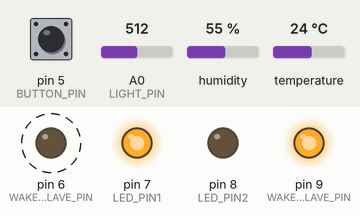
The sketch below on a simulated Arduino Uno, built with avr-gcc and run on an emulated ATmega328P. Shown: output pins drawn as LEDs (lit = HIGH). Dashed ring = blinking. Inputs (shaded band) come from the test bench; at power-on: humidity 55 %, A0 (LIGHT_PIN) = 512, pin 5 (BUTTON_PIN) HIGH, temperature 24 °C. What the sketch prints to the serial monitor is not drawn.

Above: at 10.96 s.
11.4 s: humidity set to 52 %
15.9 s: humidity set to 49 %
At 18.3 s:
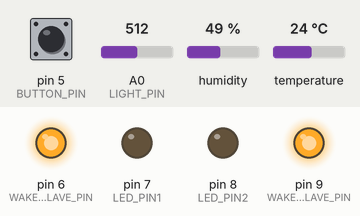
19.2 s: A0 (LIGHT_PIN) set to 7
21.3 s: A0 (LIGHT_PIN) set to 4
At 22.62 s:
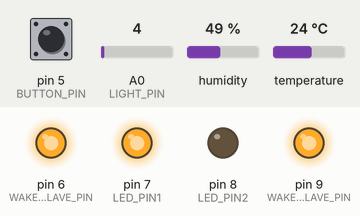
25.5 s: pin 5 (BUTTON_PIN) pulled LOW for 3.2 s
At 29.7 s:
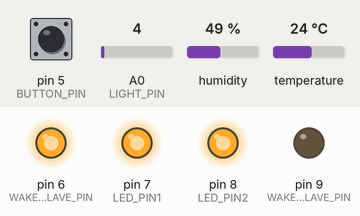
30.2 s: A0 (LIGHT_PIN) set to 20
At 33.16 s:
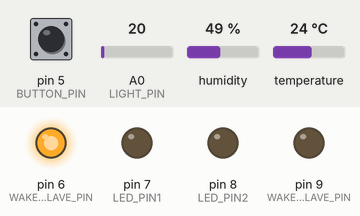
Timing chart, 0 to 34.9 s (numbered marks = the images above; inputs shaded):
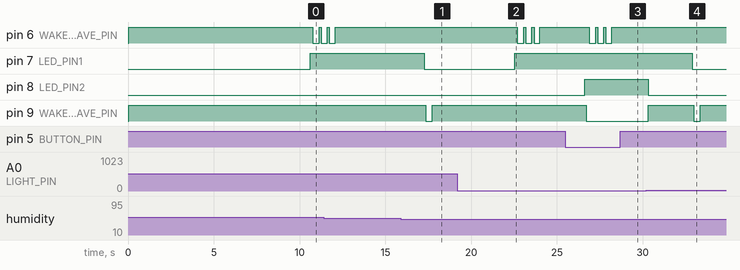

The sketch:

master_proteus.ino
```cpp
#include <Wire.h>
#include <DHT.h>
#include <SoftwareSerial.h>

// =========== Pin Definitions ============
#define DHTPIN 12
#define DHTTYPE DHT11
#define LED_PIN1 7
#define LED_PIN2 8
#define BUTTON_PIN 5           // Simulates car detection
#define WAKE_SLAVE_PIN 6
#define WAKE_COMMAND_SLAVE_PIN 9
#define LIGHT_PIN A0           // Potentiometer for light simulation
#define SOFT_TX 11
#define SOFT_RX 10

DHT dht(DHTPIN, DHTTYPE);

SoftwareSerial ss(SOFT_RX, SOFT_TX);

// Logs to calculate metrics
unsigned long t_event_start, t_event_end;
unsigned long t_comm_start, t_comm_end;
unsigned long t_apply_start, t_apply_end;
unsigned long total_latency = 0;
unsigned long total_wakeup = 0;
unsigned long total_mA = 0;  // Track current (simplified)
int event_count = 0;

unsigned long last_polling_time = 0;
unsigned long polling_window_size = 0; // Window size of polling in milliseconds

// ================== Polling Window Size Calculation ==================
float v_max = 0.25;   // Max object speed in m/s
float L_zone = 0.25;  // Detection zone length in meters
unsigned long t_read = 0;      // Time to read sensor (milliseconds)
unsigned long t_decide = 0;    // Time for CPU decision (milliseconds)
unsigned long t_apply = 0;     // Time to apply output (milliseconds)
unsigned long t_ISR = 0;       // Worst-case interrupt delay (milliseconds)
unsigned long t_margin = 15;   // Safety margin for jitter/noise (milliseconds)
unsigned long t_obj = (L_zone / v_max) * 1000;  // Object presence time in milliseconds

// State tracking
bool wasActive = false;  // Track if night/rain was previously active
bool isActive = false;   // Current night/rain state

uint16_t readLightRaw() {
  int analogValue = analogRead(LIGHT_PIN);
  uint16_t lux = map(analogValue, 0, 1023, 0, 1000);
  return lux;
}

bool isNight() {
  logEvent("Checking light...");
  uint16_t lux = readLightRaw();
  logEvent("Ambient light (raw): " + String(lux) + " lux");
  return lux < 5;
}

bool isRainy() {
  logEvent("Checking humidity...");
  float hum = dht.readHumidity();
  if (isnan(hum)) {
    logEvent("Failed to read humidity");
    return false;
  }
  logEvent("Humidity: " + String(hum) + " %");
  return hum > 50.0;
}

bool isButtonPressed() {
  logEvent("Checking button...");
  if (digitalRead(BUTTON_PIN) == LOW) {
    delay(20);  // Debounce
    if (digitalRead(BUTTON_PIN) == LOW) {
      logEvent("🚗 Button pressed (car detected)");
      return true;
    }
  }
  return false;
}

void wakeSlave() {
  logEvent("Waking slave...");
  digitalWrite(WAKE_SLAVE_PIN, LOW);  // Set to LOW and keep it low for LOW level interrupt
  logEvent("Wake signal sent (LOW level), WAKE_SLAVE_PIN state: " + String(digitalRead(WAKE_SLAVE_PIN)));
  total_wakeup++;
}

void wakeCommandSlave() {
  logEvent("Waking COMMAND slave...");
  digitalWrite(WAKE_COMMAND_SLAVE_PIN, LOW);  // Set to LOW and keep it low for LOW level interrupt
  logEvent("Wake signal sent (LOW level), WAKE_COMMAND_SLAVE_PIN state: " + String(digitalRead(WAKE_COMMAND_SLAVE_PIN)));
  total_wakeup++;
}

void endWakeSlave() {
  digitalWrite(WAKE_SLAVE_PIN, HIGH);  // Reset to HIGH after command is sent
  logEvent("Wake signal ended (back to HIGH)");
}

void endWakeCommandSlave() {
  digitalWrite(WAKE_COMMAND_SLAVE_PIN, HIGH);  // Reset to HIGH after command is sent
  logEvent("Wake command signal ended (back to HIGH)");
}


void sendCommandToSlave(char cmd) {
  t_comm_start = millis();
  logEvent("Sending command to slave: " + String(cmd));
  for (int i = 0; i < 3; i++) {  // Retry up to 3 times
    wakeSlave();
    delay(200);  // Give time for slave to wake and prepare
    ss.print(cmd);
    ss.flush();  // Ensure data is sent
    delay(100);   // Wait for transmission
    logEvent("Command attempt " + String(i + 1) + ": " + String(cmd));
    endWakeSlave();
    delay(100);  // Short delay between retries
  }
  t_comm_end = millis();
  total_latency += (t_comm_end - t_comm_start);
  event_count++;
  logEvent("Command sent to slave over SoftwareSerial");
}

unsigned long calculatePollingWindowSize() {
  unsigned long start_read = millis();
  uint16_t lux = readLightRaw();
  unsigned long end_read = millis();
  t_read = end_read - start_read;

  unsigned long start_decision = millis();
  isActive = isNight() || isRainy();
  unsigned long end_decision = millis();
  t_decide = end_decision - start_decision;

  unsigned long start_apply = millis();
  digitalWrite(LED_PIN2, HIGH);  // Dummy apply on LED_PIN2 to avoid blinking LED1
  digitalWrite(LED_PIN2, LOW);
  unsigned long end_apply = millis();
  t_apply = end_apply - start_apply;

  unsigned long start_ISR = millis();
  unsigned long end_ISR = millis();
  t_ISR = end_ISR - start_ISR;

  unsigned long T_poll_max = t_obj - (t_read + t_decide + t_apply + t_ISR) - t_margin;
  return T_poll_max;
}

void logEvent(String message) {
  Serial.print("[LOG @ ");
  Serial.print(millis());
  Serial.print(" ms] ");
  Serial.println(message);
}

void applyLED1(bool on) {
  t_apply_start = millis();
  digitalWrite(LED_PIN1, on ? HIGH : LOW);
  logEvent(on ? "🌙 Master LED1 ON (night/rain)" : "🔌 Master LED1 OFF");
  t_apply_end = millis();
  total_latency += (t_apply_end - t_apply_start);
}

void applyLED2(bool on) {
  t_apply_start = millis();
  digitalWrite(LED_PIN2, on ? HIGH : LOW);
  logEvent(on ? "💡 Master LED2 ON (car)" : "⏹️ Master LED2 OFF");
  t_apply_end = millis();
  total_latency += (t_apply_end - t_apply_start);
}

void setup() {
  Serial.begin(9600);
  logEvent("Serial initialized");

  ss.begin(9600);
  logEvent("SoftwareSerial initialized");

  Wire.begin();
  logEvent("Wire initialized");

  pinMode(LED_PIN1, OUTPUT);
  pinMode(LED_PIN2, OUTPUT);
  pinMode(WAKE_SLAVE_PIN, OUTPUT);
  pinMode(WAKE_COMMAND_SLAVE_PIN, OUTPUT);
  digitalWrite(WAKE_SLAVE_PIN, HIGH);  // Initial HIGH for LOW level interrupt
  digitalWrite(WAKE_COMMAND_SLAVE_PIN, HIGH);  // Initial HIGH for LOW level interrupt
  pinMode(BUTTON_PIN, INPUT_PULLUP);
  pinMode(LIGHT_PIN, INPUT);
  logEvent("Pin modes set");

  dht.begin();
  logEvent("DHT initialized");

  logEvent("Master starting, waiting 10 seconds for slaves to initialize...");
  delay(10000); // Wait 10 seconds for slaves to start

  logEvent("Master Ready.");
}

void loop() {
  t_event_start = millis();

  unsigned long T_poll_max = calculatePollingWindowSize();
  logEvent("Calculated Maximum Polling Window Size (T_poll,max): " + String(T_poll_max) + " ms");

  isActive = isNight() || isRainy();
  logEvent("Environment check: night/rain active = " + String(isActive));

  if (isActive && !wasActive) {
    applyLED1(true);
    sendCommandToSlave('1');
    logEvent("Activated night/rain mode, propagated to slaves");
  } else if (!isActive && wasActive) {
    applyLED1(false);
    //sendCommandToSlave('0');
    wakeCommandSlave();
    delay(300);
    endWakeCommandSlave();
    logEvent("Deactivated night/rain mode, propagated to slaves");
  }
  wasActive = isActive;

  if (isActive) {
    if (isButtonPressed()) {
      applyLED2(true);
      wakeCommandSlave();
      sendCommandToSlave('2');
      delay(2000);
      endWakeCommandSlave();
      applyLED2(false);
      logEvent("Handled car detection, propagated to slaves");
    }
  }

  uint16_t lux = readLightRaw();
  Serial.println("Ambient light: " + String(lux) + " lux");

  t_event_end = millis();
  total_latency += (t_event_end - t_event_start);

  if (event_count >= 10) {
    logEvent("Average Latency (ms): " + String(total_latency / event_count));
    logEvent("Wakeup Rate: " + String(total_wakeup / event_count) + " per second");
    logEvent("Average mA: " + String(total_mA / event_count));
    total_latency = 0;
    total_wakeup = 0;
    total_mA = 0;
    event_count = 0;
  }

  logEvent("Loop finished");
  delay(2000); // Increased for lower power, but still responsive
}
```

Measured:
- the behaviour switches between 51 and 50 % on humidity (found by bisection; images 0 and 1)
- the behaviour switches between 6 and 5 on A0 (LIGHT_PIN) (found by bisection; images 1 and 2)
- after the input at 15.9 s, pin 7 (LED_PIN1): HIGH → LOW after 1.4 s; pin 9 (WAKE_COMMAND_SLAVE_PIN): HIGH → LOW after 1.5 s, → HIGH 0.38 s later
- after the input at 21.3 s, pin 6 (WAKE_SLAVE_PIN): alternates HIGH for 0.13 s and LOW for 0.34 s, 6 changes in all, then stays HIGH, starting after 1.4 s; pin 7 (LED_PIN1): LOW → HIGH after 1.3 s
- after the input at 25.5 s, pin 6 (WAKE_SLAVE_PIN): alternates HIGH for 0.13 s and LOW for 0.34 s, 6 changes in all, then stays HIGH, starting after 1.4 s; pin 8 (LED_PIN2): LOW → HIGH after 1.1 s; pin 9 (WAKE_COMMAND_SLAVE_PIN): HIGH → LOW after 1.2 s
- after the input at 30.2 s, pin 7 (LED_PIN1): HIGH → LOW after 2.7 s
